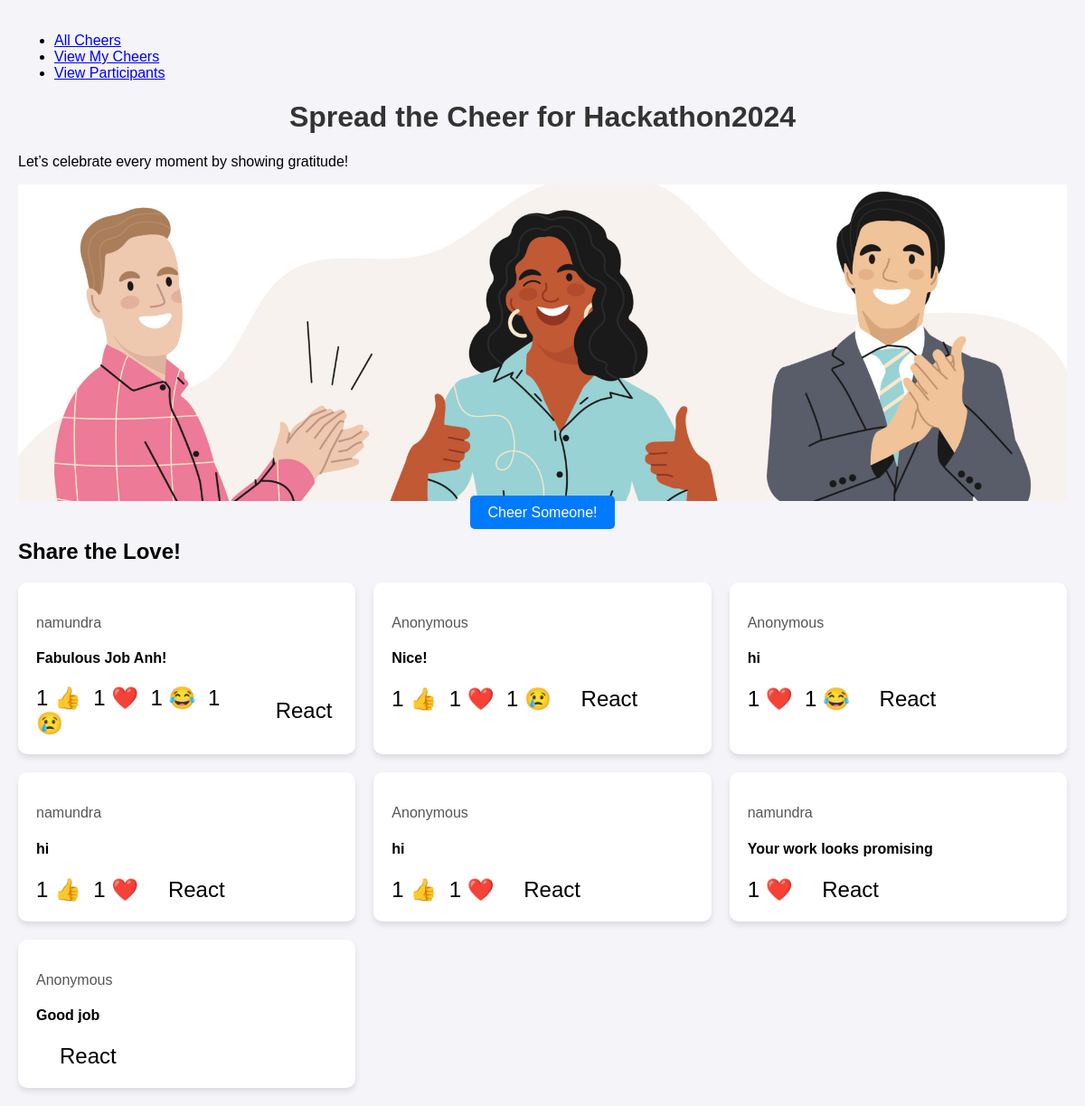
The page /appreciation/posts/1/ (signed in) on the database as committed earlier.
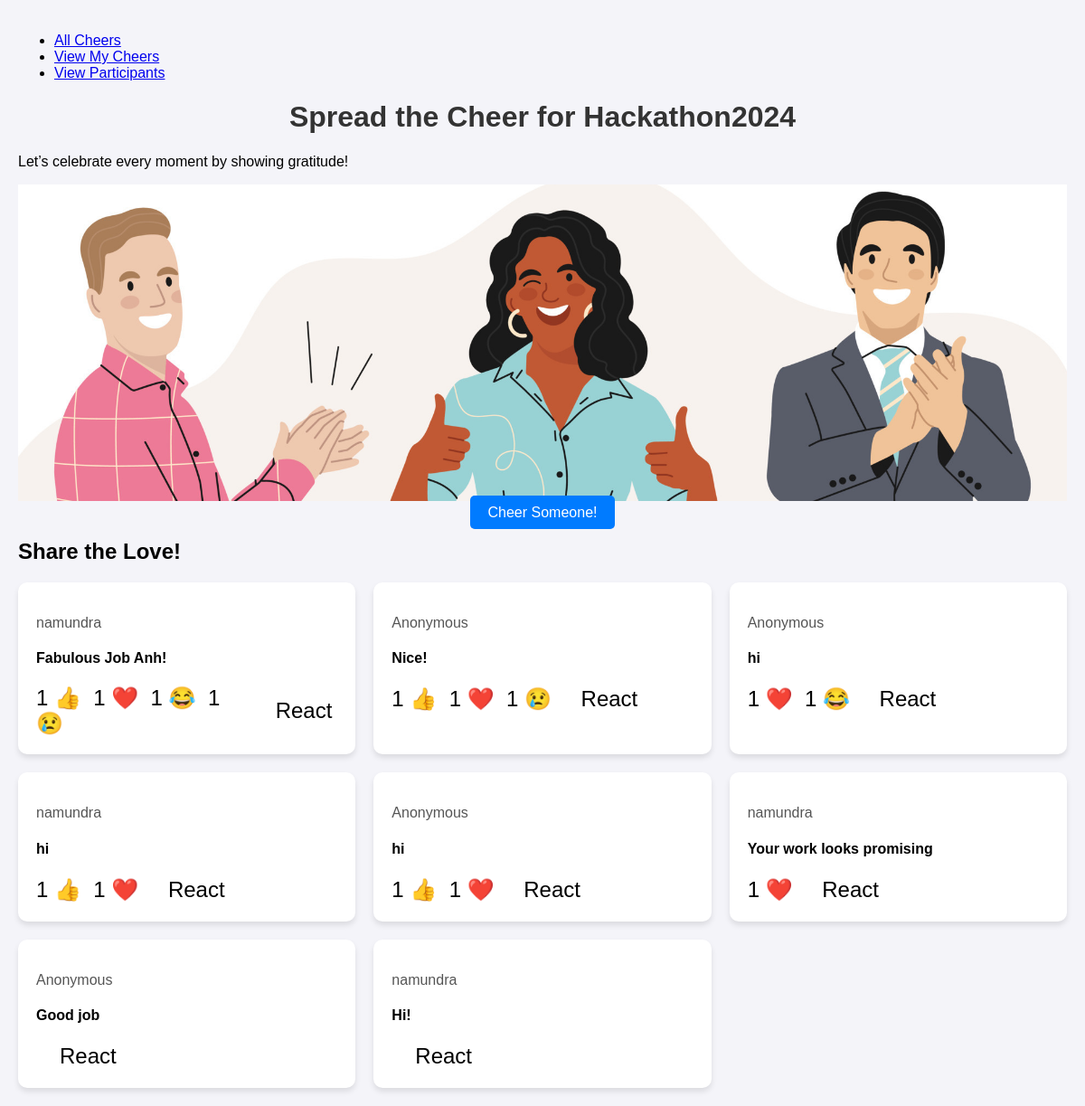
The same page on the database as committed later.
### appreciation/models.py (models this page shows, shortened)
class Post(models.Model):
    event = models.ForeignKey(Event, related_name='posts', on_delete=models.CASCADE)
    author = models.ForeignKey(User, null=True, blank=True, on_delete=models.SET_NULL)
    to = models.ForeignKey(User, null=True, blank=True, related_name='received_posts', on_delete=models.SET_NULL)
    content = models.TextField()
    is_anonymous = models.BooleanField(default=False)
    created_at = models.DateTimeField(auto_now_add=True)

### appreciation/views.py (the view)
# urls.py: path('posts/<int:event_id>/', views.post_list, name='post_list'),
@login_required
def post_list(request, event_id):
    event = get_object_or_404(Event, id=event_id)
    posts = event.posts.all()  # Fetch all posts for the event
    reaction_emojis = {
        "Like": "👍",
        "Love": "❤️",
        "Laugh": "😂",
        "Wow": "😮",
        "Sad": "😢",
        "Angry": "😡"
    }
    res_posts = []
    reaction_types = ["Like", "Love", "Laugh", "Wow", "Sad", "Angry"]
    for post in posts:
        res_reaction = {}
        for reaction_type in reaction_types:
            reaction_count = Reaction.objects.filter(post=post, reaction_type=reaction_type).count()
            if reaction_count > 0:
                res_reaction[reaction_emojis[reaction_type]] = reaction_count
        res_posts.append({'post': post, 'reaction': res_reaction})
    is_active = event.end_date >= timezone.now().date()
    return render(request, 'appreciation/post_list.html', {'event': event, 'posts': res_posts, 'is_active': is_active, 'my_posts_view': False})

### appreciation/templates/appreciation/post_list.html (shortened to what this page needs)
{% load static %}
<!DOCTYPE html>
<html lang="en">
<head>
    <link rel="stylesheet" href="{% static 'poststyle.css' %}">
</head>
<body>
    <nav class="navbar">
        <ul class="navbar-links">
            <li><a href="{% url 'post_list' event.id %}">All Cheers</a></li>
            <li><a href="{% url 'view_my_posts' event.id %}">View My Cheers</a></li>
            <li><a href="{% url 'event_participants' event.id %}">View Participants</a></li>
        </ul>
    </nav>
    <header class="header">
        <h1>Spread the Cheer for {{ event.name }}</h1>
        <p>Let’s celebrate every moment by showing gratitude!</p>
        <img src="{% static 'images/gratitude.png' %}" alt="Gratitude Banner" class="header-image" style="width: 100%; max-height: 350px; object-fit: cover;">
    </header>
    {% if is_active %}
    <div class="create-post">
        <a href="{% url 'create_post' event.id %}" class="btn-primary">Cheer Someone!</a>
    </div>
    {% endif %}
    <section class="gratitude-section">
        <h2>Share the Love!</h2>
    </section>
    <div class="post-grid">
        {% for res in posts %}
        {% with post=res.post reaction=res.reaction %}
        <div class="post-tile" data-post-id="{{ post.id }}">
            <p class="post-author">
                {% if post.is_anonymous %}
                Anonymous
                {% else %}
                {{ post.author.username }}
                {% endif %}
            </p>
            <h4 class="post-content">{{ post.content }}</h4>
            <div class="reactions-container">
                <div class="selected-reaction">
                    <div class="reaction-values">
                        {% for react_type, react_count in reaction.items %}
                        {% if react_count > 0 %}
                        {{ react_count }} {{ react_type }}&nbsp;
                        {% endif %}
                        {% endfor %}
                    </div>
                </div>
                <div class="emoji-button">
                    <button class="reaction-btn">React</button>
                </div>
            </div>
        </div>
        {% endwith %}
        {% endfor %}
    </div>
</body>
</html>

Rows that differ between the two databases and show on the page:
added Post: post.author.username "namundra", post.content "Hi!"
